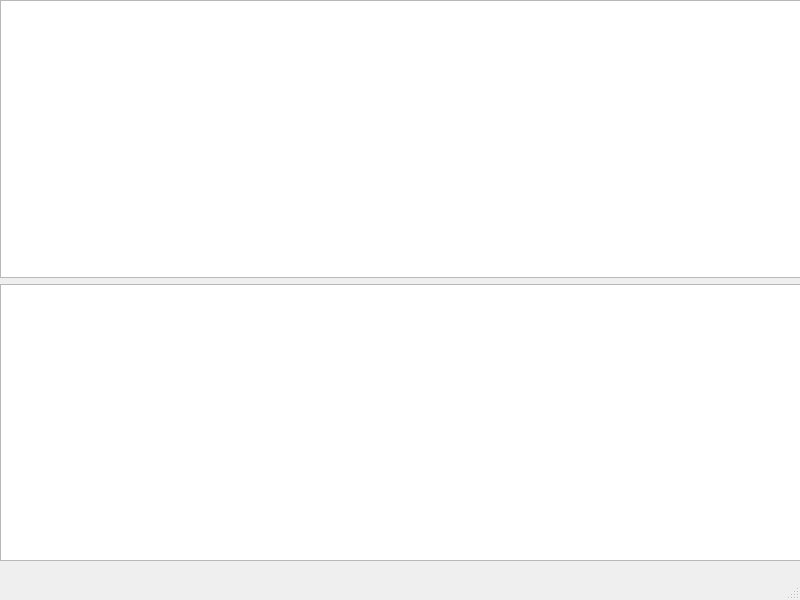
<?xml version="1.0" encoding="UTF-8"?>
<ui version="4.0">
 <class>MainWindow</class>
 <widget class="QMainWindow" name="MainWindow">
  <property name="geometry">
   <rect>
    <x>0</x>
    <y>0</y>
    <width>800</width>
    <height>600</height>
   </rect>
  </property>
  <property name="windowTitle">
   <string>MainWindow</string>
  </property>
  <widget class="QWidget" name="centralwidget">
   <widget class="QWidget" name="verticalLayoutWidget">
    <property name="geometry">
     <rect>
      <x>0</x>
      <y>0</y>
      <width>801</width>
      <height>561</height>
     </rect>
    </property>
    <layout class="QVBoxLayout" name="verticalLayout">
     <item>
      <widget class="QListView" name="listView_2"/>
     </item>
     <item>
      <widget class="QListView" name="listView"/>
     </item>
    </layout>
   </widget>
  </widget>
  <widget class="QMenuBar" name="menubar">
   <property name="geometry">
    <rect>
     <x>0</x>
     <y>0</y>
     <width>800</width>
     <height>19</height>
    </rect>
   </property>
  </widget>
  <widget class="QStatusBar" name="statusbar"/>
 </widget>
 <resources/>
 <connections/>
</ui>
